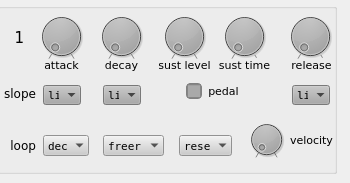
     <widget class="QWidget" name="env_amp">
      <attribute name="title">
       <string>amp</string>
      </attribute>
      <widget class="QGroupBox" name="env_1">
       <property name="geometry">
        <rect>
         <x>-4</x>
         <y>3</y>
         <width>341</width>
         <height>171</height>
        </rect>
       </property>
       <property name="styleSheet">
        <string notr="true">background: none; </string>
       </property>
       <property name="title">
        <string/>
       </property>
       <property name="flat">
        <bool>true</bool>
       </property>
       <widget class="QLabel" name="label_env_1_release">
        <property name="geometry">
         <rect>
          <x>290</x>
          <y>52</y>
          <width>51</width>
          <height>20</height>
         </rect>
        </property>
        <property name="font">
         <font>
          <family>DejaVu Sans</family>
          <pointsize>8</pointsize>
          <weight>50</weight>
          <bold>false</bold>
         </font>
        </property>
        <property name="styleSheet">
         <string notr="true"/>
        </property>
        <property name="text">
         <string>release</string>
        </property>
        <property name="alignment">
         <set>Qt::AlignCenter</set>
        </property>
       </widget>
       <widget class="QDial" name="env_1_attack_time">
        <property name="enabled">
         <bool>true</bool>
        </property>
        <property name="geometry">
         <rect>
          <x>35</x>
          <y>8</y>
          <width>61</width>
          <height>51</height>
         </rect>
        </property>
        <property name="toolTip">
         <string/>
        </property>
        <property name="styleSheet">
         <string notr="true">background-color:darkgrey</string>
        </property>
        <property name="minimum">
         <number>500</number>
        </property>
        <property name="maximum">
         <number>30000000</number>
        </property>
        <property name="singleStep">
         <number>33</number>
        </property>
        <property name="pageStep">
         <number>1200</number>
        </property>
        <property name="value">
         <number>500</number>
        </property>
        <property name="notchTarget">
         <double>200000.000000000000000</double>
        </property>
        <property name="notchesVisible">
         <bool>true</bool>
        </property>
       </widget>
       <widget class="QLabel" name="label_env_1_decay">
        <property name="geometry">
         <rect>
          <x>100</x>
          <y>52</y>
          <width>51</width>
          <height>20</height>
         </rect>
        </property>
        <property name="font">
         <font>
          <family>DejaVu Sans</family>
          <pointsize>8</pointsize>
         </font>
        </property>
        <property name="styleSheet">
         <string notr="true"/>
        </property>
        <property name="text">
         <string>decay</string>
        </property>
        <property name="alignment">
         <set>Qt::AlignCenter</set>
        </property>
       </widget>
       <widget class="QDial" name="env_1_decay_time">
        <property name="geometry">
         <rect>
          <x>95</x>
          <y>8</y>
          <width>61</width>
          <height>51</height>
         </rect>
        </property>
        <property name="toolTip">
         <string/>
        </property>
        <property name="styleSheet">
         <string notr="true">background-color:darkgrey</string>
        </property>
        <property name="minimum">
         <number>500</number>
        </property>
        <property name="maximum">
         <number>30000000</number>
        </property>
        <property name="singleStep">
         <number>33</number>
        </property>
        <property name="pageStep">
         <number>1200</number>
        </property>
        <property name="notchTarget">
         <double>20000.000000000000000</double>
        </property>
        <property name="notchesVisible">
         <bool>true</bool>
        </property>
       </widget>
       <widget class="QLabel" name="label_env_1_sustime">
        <property name="geometry">
         <rect>
          <x>223</x>
          <y>52</y>
          <width>51</width>
          <height>20</height>
         </rect>
        </property>
        <property name="font">
         <font>
          <family>DejaVu Sans</family>
          <pointsize>8</pointsize>
          <weight>50</weight>
          <bold>false</bold>
         </font>
        </property>
        <property name="styleSheet">
         <string notr="true"/>
        </property>
        <property name="text">
         <string>sust time</string>
        </property>
        <property name="alignment">
         <set>Qt::AlignCenter</set>
        </property>
       </widget>
       <widget class="QLabel" name="label_env_1_attack">
        <property name="geometry">
         <rect>
          <x>40</x>
          <y>52</y>
          <width>51</width>
          <height>20</height>
         </rect>
        </property>
        <property name="font">
         <font>
          <family>DejaVu Sans</family>
          <pointsize>8</pointsize>
          <weight>50</weight>
          <bold>false</bold>
         </font>
        </property>
        <property name="styleSheet">
         <string notr="true"/>
        </property>
        <property name="text">
         <string>attack</string>
        </property>
        <property name="alignment">
         <set>Qt::AlignCenter</set>
        </property>
       </widget>
       <widget class="QLabel" name="label_env_1_suslevel">
        <property name="geometry">
         <rect>
          <x>163</x>
          <y>52</y>
          <width>51</width>
          <height>20</height>
         </rect>
        </property>
        <property name="font">
         <font>
          <family>DejaVu Sans</family>
          <pointsize>8</pointsize>
          <weight>50</weight>
          <bold>false</bold>
         </font>
        </property>
        <property name="styleSheet">
         <string notr="true"/>
        </property>
        <property name="text">
         <string>sust level</string>
        </property>
        <property name="alignment">
         <set>Qt::AlignCenter</set>
        </property>
       </widget>
       <widget class="QDial" name="env_1_release_time">
        <property name="geometry">
         <rect>
          <x>284</x>
          <y>8</y>
          <width>61</width>
          <height>51</height>
         </rect>
        </property>
        <property name="toolTip">
         <string/>
        </property>
        <property name="styleSheet">
         <string notr="true">background-color:darkgrey</string>
        </property>
        <property name="minimum">
         <number>2000</number>
        </property>
        <property name="maximum">
         <number>30000001</number>
        </property>
        <property name="singleStep">
         <number>33</number>
        </property>
        <property name="pageStep">
         <number>1200</number>
        </property>
        <property name="notchTarget">
         <double>100.000000000000000</double>
        </property>
        <property name="notchesVisible">
         <bool>true</bool>
        </property>
       </widget>
       <widget class="QDial" name="env_1_sus_time">
        <property name="geometry">
         <rect>
          <x>218</x>
          <y>8</y>
          <width>61</width>
          <height>51</height>
         </rect>
        </property>
        <property name="toolTip">
         <string/>
        </property>
        <property name="styleSheet">
         <string notr="true">background-color:darkgrey</string>
        </property>
        <property name="minimum">
         <number>500</number>
        </property>
        <property name="maximum">
         <number>30000001</number>
        </property>
        <property name="singleStep">
         <number>33</number>
        </property>
        <property name="pageStep">
         <number>1200</number>
        </property>
        <property name="notchTarget">
         <double>100.000000000000000</double>
        </property>
        <property name="notchesVisible">
         <bool>true</bool>
        </property>
       </widget>
       <widget class="QDial" name="env_1_sus_level">
        <property name="geometry">
         <rect>
          <x>158</x>
          <y>8</y>
          <width>61</width>
          <height>51</height>
         </rect>
        </property>
        <property name="toolTip">
         <string/>
        </property>
        <property name="styleSheet">
         <string notr="true">background-color:darkgrey</string>
        </property>
        <property name="maximum">
         <number>100</number>
        </property>
        <property name="notchTarget">
         <double>100.000000000000000</double>
        </property>
        <property name="notchesVisible">
         <bool>true</bool>
        </property>
       </widget>
       <widget class="QCheckBox" name="env_1_sus_pedal">
        <property name="geometry">
         <rect>
          <x>190</x>
          <y>80</y>
          <width>16</width>
          <height>16</height>
         </rect>
        </property>
        <property name="toolTip">
         <string>&lt;html&gt;&lt;head/&gt;&lt;body&gt;&lt;p&gt;sustain pedal&lt;/p&gt;&lt;/body&gt;&lt;/html&gt;</string>
        </property>
        <property name="styleSheet">
         <string notr="true">background-color: darkgrey;
border-style: solid;
border-color: grey;
width:8px;
height: 8px;
border-width: 1px;
border-radius: 4px;

</string>
        </property>
        <property name="text">
         <string/>
        </property>
        <property name="iconSize">
         <size>
          <width>8</width>
          <height>8</height>
         </size>
        </property>
        <property name="checkable">
         <bool>true</bool>
        </property>
        <property name="checked">
         <bool>false</bool>
        </property>
        <property name="autoRepeat">
         <bool>false</bool>
        </property>
        <property name="tristate">
         <bool>false</bool>
        </property>
       </widget>
       <widget class="QLabel" name="label_env_1_slope">
        <property name="geometry">
         <rect>
          <x>-1</x>
          <y>80</y>
          <width>41</width>
          <height>20</height>
         </rect>
        </property>
        <property name="font">
         <font>
          <family>DejaVu Sans</family>
          <pointsize>9</pointsize>
          <weight>50</weight>
          <bold>false</bold>
         </font>
        </property>
        <property name="styleSheet">
         <string notr="true"/>
        </property>
        <property name="text">
         <string>slope</string>
        </property>
        <property name="alignment">
         <set>Qt::AlignRight|Qt::AlignTrailing|Qt::AlignVCenter</set>
        </property>
       </widget>
       <widget class="QComboBox" name="env_1_attack_slope">
        <property name="geometry">
         <rect>
          <x>47</x>
          <y>82</y>
          <width>38</width>
          <height>20</height>
         </rect>
        </property>
        <property name="font">
         <font>
          <family>DejaVu Sans Mono</family>
          <pointsize>8</pointsize>
         </font>
        </property>
        <property name="acceptDrops">
         <bool>false</bool>
        </property>
        <property name="styleSheet">
         <string notr="true">background-color:darkgrey</string>
        </property>
        <property name="iconSize">
         <size>
          <width>8</width>
          <height>16</height>
         </size>
        </property>
        <property name="duplicatesEnabled">
         <bool>false</bool>
        </property>
        <property name="frame">
         <bool>false</bool>
        </property>
        <item>
         <property name="text">
          <string>lin</string>
         </property>
        </item>
        <item>
         <property name="text">
          <string>exp+</string>
         </property>
        </item>
        <item>
         <property name="text">
          <string>exp-</string>
         </property>
        </item>
       </widget>
       <widget class="QComboBox" name="env_1_decay_slope">
        <property name="geometry">
         <rect>
          <x>107</x>
          <y>82</y>
          <width>38</width>
          <height>20</height>
         </rect>
        </property>
        <property name="font">
         <font>
          <family>DejaVu Sans Mono</family>
          <pointsize>8</pointsize>
         </font>
        </property>
        <property name="acceptDrops">
         <bool>false</bool>
        </property>
        <property name="styleSheet">
         <string notr="true">background-color:darkgrey</string>
        </property>
        <property name="iconSize">
         <size>
          <width>8</width>
          <height>16</height>
         </size>
        </property>
        <property name="duplicatesEnabled">
         <bool>false</bool>
        </property>
        <property name="frame">
         <bool>false</bool>
        </property>
        <item>
         <property name="text">
          <string>lin</string>
         </property>
        </item>
        <item>
         <property name="text">
          <string>exp+</string>
         </property>
        </item>
        <item>
         <property name="text">
          <string>exp-</string>
         </property>
        </item>
       </widget>
       <widget class="QComboBox" name="env_1_release_slope">
        <property name="geometry">
         <rect>
          <x>296</x>
          <y>82</y>
          <width>38</width>
          <height>20</height>
         </rect>
        </property>
        <property name="font">
         <font>
          <family>DejaVu Sans Mono</family>
          <pointsize>8</pointsize>
         </font>
        </property>
        <property name="acceptDrops">
         <bool>false</bool>
        </property>
        <property name="styleSheet">
         <string notr="true">background-color:darkgrey</string>
        </property>
        <property name="iconSize">
         <size>
          <width>8</width>
          <height>16</height>
         </size>
        </property>
        <property name="duplicatesEnabled">
         <bool>false</bool>
        </property>
        <property name="frame">
         <bool>false</bool>
        </property>
        <item>
         <property name="text">
          <string>lin</string>
         </property>
        </item>
        <item>
         <property name="text">
          <string>exp+</string>
         </property>
        </item>
        <item>
         <property name="text">
          <string>exp-</string>
         </property>
        </item>
       </widget>
       <widget class="QComboBox" name="env_1_loop">
        <property name="geometry">
         <rect>
          <x>47</x>
          <y>132</y>
          <width>46</width>
          <height>21</height>
         </rect>
        </property>
        <property name="font">
         <font>
          <family>DejaVu Sans Mono</family>
          <pointsize>8</pointsize>
         </font>
        </property>
        <property name="acceptDrops">
         <bool>false</bool>
        </property>
        <property name="styleSheet">
         <string notr="true">background: #ccc</string>
        </property>
        <property name="iconSize">
         <size>
          <width>8</width>
          <height>16</height>
         </size>
        </property>
        <property name="duplicatesEnabled">
         <bool>false</bool>
        </property>
        <property name="frame">
         <bool>false</bool>
        </property>
        <item>
         <property name="text">
          <string>decay</string>
         </property>
        </item>
        <item>
         <property name="text">
          <string>zero</string>
         </property>
        </item>
        <item>
         <property name="text">
          <string>hold</string>
         </property>
        </item>
        <item>
         <property name="text">
          <string>off</string>
         </property>
        </item>
       </widget>
       <widget class="QLabel" name="label_env_1_loop">
        <property name="geometry">
         <rect>
          <x>9</x>
          <y>132</y>
          <width>31</width>
          <height>20</height>
         </rect>
        </property>
        <property name="font">
         <font>
          <family>DejaVu Sans</family>
          <pointsize>9</pointsize>
          <weight>50</weight>
          <bold>false</bold>
         </font>
        </property>
        <property name="styleSheet">
         <string notr="true"/>
        </property>
        <property name="text">
         <string>loop</string>
        </property>
        <property name="alignment">
         <set>Qt::AlignRight|Qt::AlignTrailing|Qt::AlignVCenter</set>
        </property>
       </widget>
       <widget class="QLabel" name="label_env_1_sus_pedal">
        <property name="geometry">
         <rect>
          <x>207</x>
          <y>77</y>
          <width>41</width>
          <height>21</height>
         </rect>
        </property>
        <property name="font">
         <font>
          <family>DejaVu Sans</family>
          <pointsize>8</pointsize>
          <weight>50</weight>
          <bold>false</bold>
         </font>
        </property>
        <property name="styleSheet">
         <string notr="true"/>
        </property>
        <property name="text">
         <string>pedal</string>
        </property>
        <property name="alignment">
         <set>Qt::AlignCenter</set>
        </property>
       </widget>
       <widget class="QDial" name="env_1_velocity">
        <property name="geometry">
         <rect>
          <x>250</x>
          <y>116</y>
          <width>41</width>
          <height>41</height>
         </rect>
        </property>
        <property name="toolTip">
         <string>&lt;html&gt;&lt;head/&gt;&lt;body&gt;&lt;p&gt;key velocity tracking&lt;/p&gt;&lt;/body&gt;&lt;/html&gt;</string>
        </property>
        <property name="styleSheet">
         <string notr="true">background-color:darkgrey</string>
        </property>
        <property name="maximum">
         <number>100</number>
        </property>
        <property name="notchTarget">
         <double>100.000000000000000</double>
        </property>
        <property name="notchesVisible">
         <bool>true</bool>
        </property>
       </widget>
       <widget class="QLabel" name="label_env_1_velo">
        <property name="geometry">
         <rect>
          <x>290</x>
          <y>116</y>
          <width>51</width>
          <height>41</height>
         </rect>
        </property>
        <property name="font">
         <font>
          <family>DejaVu Sans</family>
          <pointsize>8</pointsize>
          <weight>50</weight>
          <bold>false</bold>
         </font>
        </property>
        <property name="styleSheet">
         <string notr="true"/>
        </property>
        <property name="text">
         <string>velocity</string>
        </property>
        <property name="alignment">
         <set>Qt::AlignCenter</set>
        </property>
       </widget>
       <widget class="QComboBox" name="env_1_freerun_2">
        <property name="geometry">
         <rect>
          <x>107</x>
          <y>132</y>
          <width>61</width>
          <height>21</height>
         </rect>
        </property>
        <property name="font">
         <font>
          <family>DejaVu Sans Mono</family>
          <pointsize>8</pointsize>
         </font>
        </property>
        <property name="acceptDrops">
         <bool>false</bool>
        </property>
        <property name="styleSheet">
         <string notr="true">background: #ccc</string>
        </property>
        <property name="currentIndex">
         <number>0</number>
        </property>
        <property name="iconSize">
         <size>
          <width>8</width>
          <height>16</height>
         </size>
        </property>
        <property name="duplicatesEnabled">
         <bool>false</bool>
        </property>
        <property name="frame">
         <bool>false</bool>
        </property>
        <item>
         <property name="text">
          <string>freerun</string>
         </property>
        </item>
        <item>
         <property name="text">
          <string>release</string>
         </property>
        </item>
       </widget>
       <widget class="QComboBox" name="env_1_reset_2">
        <property name="geometry">
         <rect>
          <x>183</x>
          <y>132</y>
          <width>53</width>
          <height>21</height>
         </rect>
        </property>
        <property name="font">
         <font>
          <family>DejaVu Sans Mono</family>
          <pointsize>8</pointsize>
         </font>
        </property>
        <property name="acceptDrops">
         <bool>false</bool>
        </property>
        <property name="styleSheet">
         <string notr="true">background: #ccc</string>
        </property>
        <property name="currentIndex">
         <number>0</number>
        </property>
        <property name="iconSize">
         <size>
          <width>8</width>
          <height>16</height>
         </size>
        </property>
        <property name="duplicatesEnabled">
         <bool>false</bool>
        </property>
        <property name="frame">
         <bool>false</bool>
        </property>
        <item>
         <property name="text">
          <string>reset</string>
         </property>
        </item>
        <item>
         <property name="text">
          <string>legato</string>
         </property>
        </item>
       </widget>
       <widget class="QLabel" name="label_env_1">
        <property name="geometry">
         <rect>
          <x>8</x>
          <y>19</y>
          <width>31</width>
          <height>31</height>
         </rect>
        </property>
        <property name="font">
         <font>
          <family>DejaVu Sans</family>
          <pointsize>11</pointsize>
          <weight>50</weight>
          <bold>false</bold>
         </font>
        </property>
        <property name="styleSheet">
         <string notr="true"/>
        </property>
        <property name="text">
         <string>1</string>
        </property>
        <property name="alignment">
         <set>Qt::AlignCenter</set>
        </property>
       </widget>
       <zorder>env_1_release_time</zorder>
       <zorder>label_env_1_release</zorder>
       <zorder>label_env_1_decay</zorder>
       <zorder>env_1_decay_time</zorder>
       <zorder>label_env_1_sustime</zorder>
       <zorder>label_env_1_attack</zorder>
       <zorder>label_env_1_suslevel</zorder>
       <zorder>env_1_sus_time</zorder>
       <zorder>env_1_sus_level</zorder>
       <zorder>env_1_sus_pedal</zorder>
       <zorder>label_env_1_slope</zorder>
       <zorder>env_1_attack_slope</zorder>
       <zorder>env_1_decay_slope</zorder>
       <zorder>env_1_release_slope</zorder>
       <zorder>env_1_loop</zorder>
       <zorder>label_env_1_loop</zorder>
       <zorder>label_env_1_sus_pedal</zorder>
       <zorder>env_1_velocity</zorder>
       <zorder>label_env_1_velo</zorder>
       <zorder>env_1_attack_time</zorder>
       <zorder>env_1_freerun_2</zorder>
       <zorder>env_1_reset_2</zorder>
       <zorder>label_env_1</zorder>
      </widget>
     </widget>
